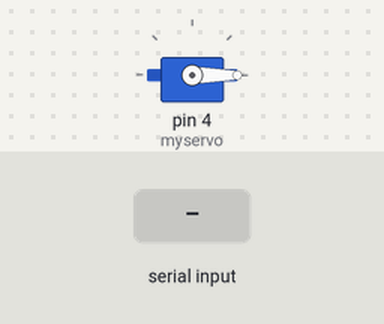
Simulated run of this sketch. Board: Arduino Uno, built with avr-gcc and run on an emulated ATmega328P. Shown: servo. Inputs (shaded band) come from the test bench. What the sketch prints to the serial monitor is not drawn.

Above: at 1.2 s.
1.3 s: "1" received over Serial
At 2.1 s:
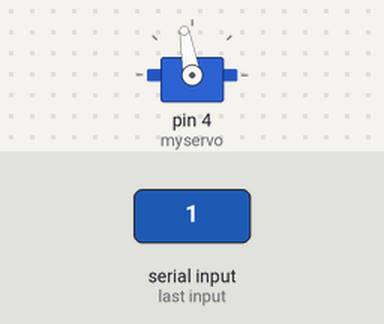
Timing chart, 0 to 4.3 s (numbered marks = the images above; inputs shaded):
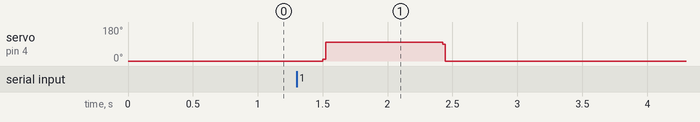

The sketch:

servo.ino
```cpp
#include <Servo.h>
Servo myservo;  // crea el objeto servo

int val = 0;
int pos = 0;

void setup() {
  //cambiar pin si corresponde
   myservo.attach(4);  // vincula el servo al pin 4
   Serial.begin(9600);
   //posicion inicial
   myservo.write(0);

}

void loop() {
  //while
  while(Serial.available()>0)
  {
   char val = Serial.read();
     switch (val){
        case '1':
           moverServo();
           break;


    }
  }
  delay(500);


}
void moverServo(){
   for (pos = 0; pos <= 100; pos += 10)
   {
      myservo.write(pos);
      delay(2);
   }
   delay(900);
   //considerar el tema del sensor en este lugar
     for (pos = 100; pos >= 0; pos -= 10)
   {
      myservo.write(pos);
      delay(2);
   }
   if(pos <= 0){
     Serial.println("cerrado");
  }
}
```

Measured:
- after the input at 1.3 s, servo on pin 4 (myservo): 0° → 100° after 0.20 s, → 0° 0.92 s later
